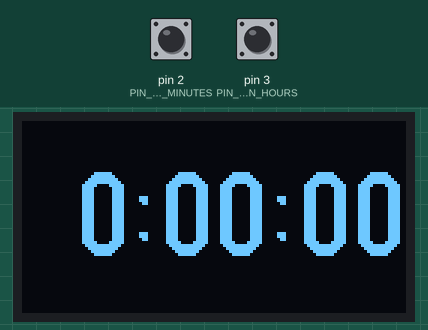
This sketch was run on a simulated Arduino Uno, built with avr-gcc and run on an emulated ATmega328P. Shown: 128×64 one-colour display. Inputs (shaded band) come from the test bench; at power-on: pin 2 (PIN_BUTTON_MINUTES) HIGH, pin 3 (PIN_BUTTON_HOURS) HIGH.

Above: at 0.3 s.
1.4 s: pin 2 (PIN_BUTTON_MINUTES) pulled LOW for 3.2 s
At 5.9 s:
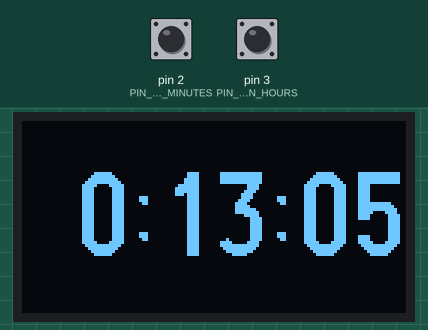
6.1 s: pin 3 (PIN_BUTTON_HOURS) pulled LOW for 0.3 s
At 8.2 s:
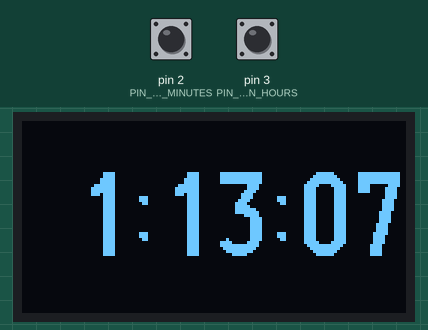
8.8 s: pin 2 (PIN_BUTTON_MINUTES) pulled LOW for 0.3 s
At 10.0 s:
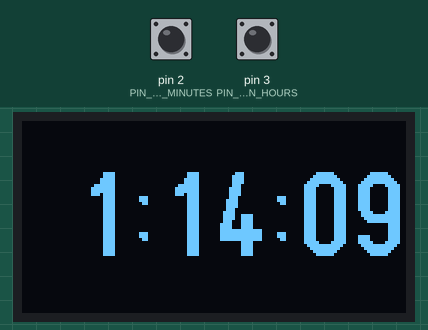
10.8 s: pin 3 (PIN_BUTTON_HOURS) pulled LOW for 1 s
At 14.0 s:
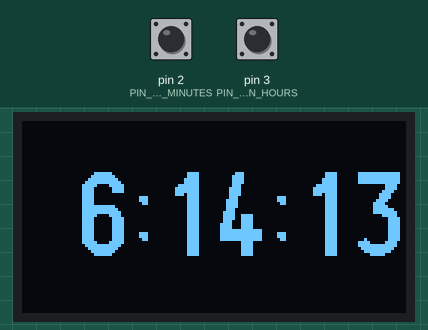
Timing chart, 0 to 14.3 s (numbered marks = the images above; inputs shaded):
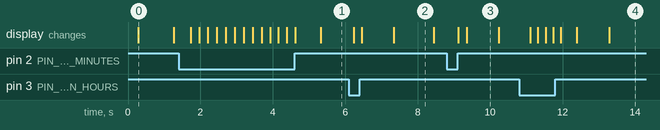

The sketch:

digital-clock-step-2-millis.ino
```cpp
// (licence header left out)
#include <U8g2lib.h>

#ifdef U8X8_HAVE_HW_SPI
#include <SPI.h>
#endif
#ifdef U8X8_HAVE_HW_I2C
#include <Wire.h>
#endif

// Variables to store the time
byte hours = 0;
byte minutes = 0;
byte seconds = 0;

// Constants for the button pins
const int PIN_BUTTON_HOURS = 3;
const int PIN_BUTTON_MINUTES = 2;

// Variables for the button state
// We are using the internal pull-up resistors via INPUT_PULLUP, so
// press is LOW and not pressed is HIGH
int buttonHoursState = HIGH;
int buttonMinutesState = HIGH;

// Char array for the time being showed on the display
char timeString[9];

// Variables to store the time
unsigned long currentMillis = 0;

// Int is enough to store the elapsed time
int elapsedTimeUpdateMillis = 0;
unsigned long lastTimeUpdateMillis = 0;

// A complete list of all displays is available at: https://github.com/olikraus/u8g2/wiki/u8g2setupcpp
U8G2_SSD1306_128X64_NONAME_1_HW_I2C u8g2(U8G2_R0, /* reset=*/ U8X8_PIN_NONE);

void setup(void) {

  // Serial.begin(9600);

  // Configure the pins of the buttons with the internal PULLUP resistor
  pinMode(PIN_BUTTON_HOURS, INPUT_PULLUP);
  pinMode(PIN_BUTTON_MINUTES, INPUT_PULLUP);

  u8g2.setFont(u8g2_font_logisoso28_tf);
  u8g2.begin();
}

void loop(void) {

  // millis() itself takes 1.812 micro seconds that is 0.001812 milli seconds
  // https://arduino.stackexchange.com/questions/113/is-it-possible-to-find-the-time-taken-by-millis
  currentMillis = millis();

  elapsedTimeUpdateMillis = currentMillis - lastTimeUpdateMillis;

  // Check if the hours button has been pressed
  buttonHoursState = digitalRead(PIN_BUTTON_HOURS);
  if (buttonHoursState == LOW) {
    hours++;
  }

  // Check if the minutes button has been pressed
  buttonMinutesState = digitalRead(PIN_BUTTON_MINUTES);
  if (buttonMinutesState == LOW) {
    minutes++;
  }

  // Check if a minutes has been elapsed
  if (seconds > 59) {
    seconds = 0;
    minutes++;
  }

  // Check if an hour has been elapsed
  if (minutes > 59) {
    minutes = 0;
    hours++;
  }

  // Check if a day has been elapsed
  if (hours > 23) {
    hours = 0;
  }


  // Check if 1000ms, 1 second, has been elapsed
  if (elapsedTimeUpdateMillis > 1000) {
    seconds++;

    // It might be possible that more than 1000ms has been elapsed e.g. 1200ms
    // Then there are already 200ms elapsed of the next second. We need to
    // substract these on the "last time". So the next second will be updated 200ms earlier.
    // This reduces the amount of time drift.
    lastTimeUpdateMillis = currentMillis - (elapsedTimeUpdateMillis - 1000);
  }

  u8g2.firstPage();

  do {

    // Found at https://forum.arduino.cc/index.php?topic=371117.0
    // sprintf_P uses the Program Memory instead of RAM, more info at http://gammon.com.au/progmem
    // Here we format the minutes and seconds with a leading zero: e.g. 01, 02, 03 etc.
    sprintf_P(timeString, PSTR("%2d:%02d:%02d"), hours, minutes, seconds);

    // Draw the timeString
    u8g2.drawStr(0, 45, timeString);

  } while (u8g2.nextPage());

}
```

Measured:
- what the display in image 0 shows lasts 1.0 s, from 0.3 s to 1.3 s
- what the display in image 2 shows lasts 1.1 s, from 7.3 s to 8.4 s
- what the display in image 3 shows lasts 0.9 s, from 9.3 s to 10.2 s
